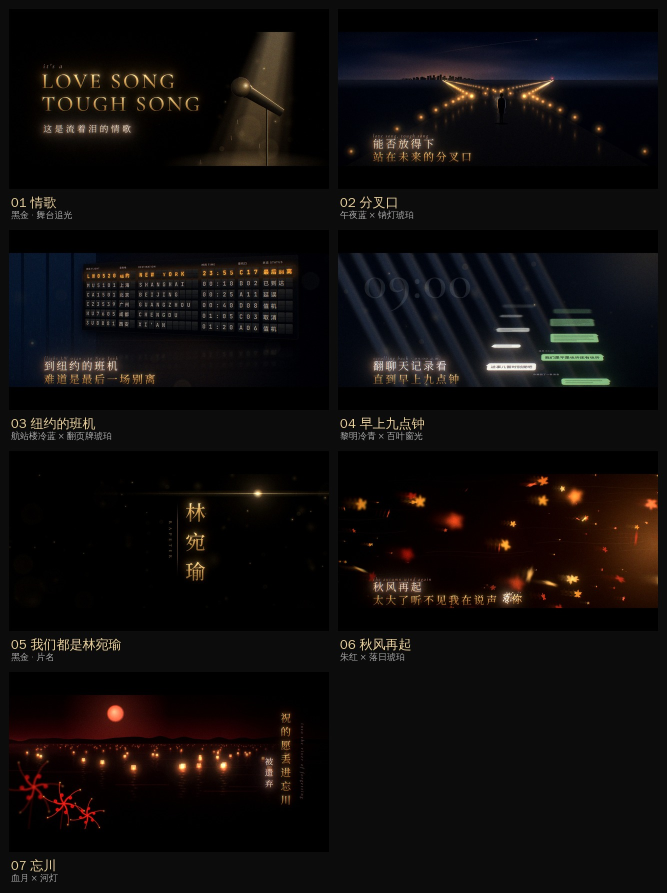
#> input picture mv/style-frames/00-overview.jpg, 1334 x 1786 px (shown at 1/2 size)
$ python post.py ../style-frames/00-overview.jpg out.png
#> lines starting #> are read from the running program, lines starting #| are printed output that depends on the picture
#> in main, bgr is the input picture: shape (1786, 1334, 3); mean B, G, R 12.3, 12.6, 15.7
#!/usr/bin/env python3
"""Film finishing for rendered frames: bloom, halation, chromatic fringe, grade, vignette, grain.

    python3 scripts/post.py in.png out.jpg --grade night [--seed 12]

Remotion renders clean frames; everything that makes them feel shot on film happens here,
in linear light, so the same pass can later run over the whole frame sequence.
"""
import argparse

import cv2
import numpy as np

GRADES = {
    # lift (shadows), gain (highlights) per channel, saturation, contrast
    'gold':    dict(lift=(0.010, 0.008, 0.006), gain=(1.02, 0.99, 0.93), sat=1.00, con=1.06),
    'night':   dict(lift=(0.000, 0.012, 0.030), gain=(1.04, 0.98, 0.90), sat=1.08, con=1.08),
    'dawn':    dict(lift=(0.004, 0.012, 0.026), gain=(1.03, 1.00, 0.94), sat=0.96, con=1.05),
    'autumn':  dict(lift=(0.018, 0.006, 0.004), gain=(1.03, 0.97, 0.90), sat=1.06, con=1.10),
    'lantern': dict(lift=(0.016, 0.004, 0.010), gain=(1.04, 0.97, 0.90), sat=1.08, con=1.08),
    'neutral': dict(lift=(0.0, 0.0, 0.0), gain=(1.0, 1.0, 1.0), sat=1.0, con=1.0),
    # Stained glass: deep blacks with a violet cast, colours pushed.
    'jewel':   dict(lift=(0.006, 0.000, 0.016), gain=(1.02, 0.98, 1.00), sat=1.12, con=1.08),
    # Street neon at night: blue shadows, warm highlights.
    'neon':    dict(lift=(0.004, 0.006, 0.022), gain=(1.04, 0.97, 0.95), sat=1.10, con=1.08),
    # Paper under a lamp: neutral, with the bloom held back so white paper stays readable.
    'paper':   dict(lift=(0.006, 0.004, 0.002), gain=(1.01, 0.99, 0.95), sat=0.96, con=1.04, bloom=0.35, halation=0.4),
}


def srgb_to_linear(c):
    return np.where(c <= 0.04045, c / 12.92, ((c + 0.055) / 1.055) ** 2.4)


# 8-bit decode as a lookup table: the same curve, a fraction of the cost per frame.
_DECODE = srgb_to_linear(np.arange(256, dtype=np.float32) / 255.0).astype(np.float32)
_VIGNETTE = {}


def _vignette(h, w):
    if (h, w) not in _VIGNETTE:
        yy, xx = np.mgrid[0:h, 0:w].astype(np.float32)
        r = np.sqrt(((xx - w / 2) / (w / 2)) ** 2 + ((yy - h / 2) / (h / 2)) ** 2)
        _VIGNETTE[(h, w)] = (np.clip((r - 0.55) / 0.85, 0, 1) ** 1.6).astype(np.float32)
    return _VIGNETTE[(h, w)]


def linear_to_srgb(c):
    c = np.maximum(c, 0).astype(np.float32, copy=False)
    return np.where(c <= 0.0031308, c * 12.92, 1.055 * cv2.pow(c, 1 / 2.4) - 0.055)


def finish(rgb8, grade='gold', seed=0, bloom=1.0, halation=1.0, grain=1.0, fringe=1.0, vignette=1.0):
#> called with grade = 'gold', seed = 0, bloom = 1, halation = 1, grain = 1, fringe = 1, vignette = 1
    h, w = rgb8.shape[:2]
    g = GRADES[grade]
    bloom *= g.get('bloom', 1.0)
    halation *= g.get('halation', 1.0)
    lin = _DECODE[rgb8]
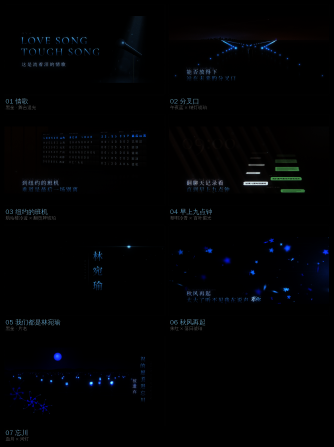
#> lin: shape (1786, 1334, 3) float32 (shown at 1/4 size); mean of channels 0, 1, 2 0.0158, 0.0107, 0.00836; drawn as B, G, R
    lum = lin @ np.array([0.2126, 0.7152, 0.0722], np.float32)

    # Bloom: soft-thresholded highlights spread at several radii (light, not blur).
    # (Sigmas are in half-resolution pixels; the wide ones run further down a pyramid.)
    knee = np.clip((lum - 0.18) * 2.0, 0, 1)
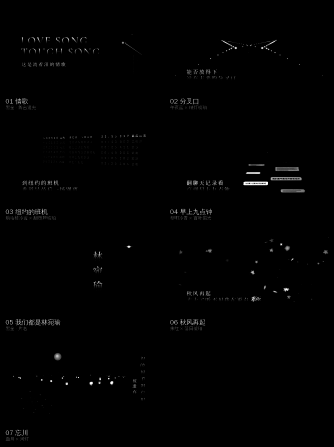
#> knee: shape (1786, 1334) float32 (shown at 1/4 size); min 0, max 1, mean 0.00675
    bright = lin * (knee * knee)[..., None]
    small = cv2.resize(bright, (w // 2, h // 2), interpolation=cv2.INTER_AREA)
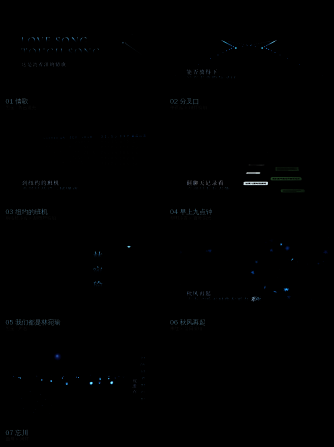
#> small: shape (893, 667, 3) float32 (shown at 1/2 size); mean of channels 0, 1, 2 0.00316, 0.00264, 0.00178; drawn as B, G, R
    glow = np.zeros_like(small)
    level = small
    for down, sigma, weight in ((1, 3, 0.55), (2, 10, 0.45), (8, 28, 0.38), (16, 70, 0.30)):
        level = cv2.resize(small, (w // 2 // down, h // 2 // down), interpolation=cv2.INTER_AREA) if down > 1 else small
        blurred = cv2.GaussianBlur(level, (0, 0), sigma / down)
        if down > 1:
            blurred = cv2.resize(blurred, (w // 2, h // 2), interpolation=cv2.INTER_LINEAR)
        glow += blurred * weight
    lin = lin + cv2.resize(glow, (w, h), interpolation=cv2.INTER_LINEAR) * 0.55 * bloom

    # Halation: film's warm red fringe around the hottest highlights.
    hk = np.clip((lum - 0.45) * 2.0, 0, 1)
    hot = lin * (hk * np.sqrt(hk))[..., None]
    hal = cv2.GaussianBlur(cv2.resize(hot, (w // 4, h // 4), interpolation=cv2.INTER_AREA), (0, 0), 6)
    hal = cv2.resize(hal, (w, h), interpolation=cv2.INTER_LINEAR).mean(axis=2, keepdims=True)
#> hal: shape (1786, 1334, 1) float32
    lin = lin + hal * np.array([0.55, 0.16, 0.05], np.float32) * halation

    # Chromatic fringe: red and blue scaled a hair apart around the centre.
    if fringe > 0:
        s = 0.0016 * fringe
        out = lin.copy()
        for ch, k in ((0, 1 + s), (2, 1 - s)):
            m = np.float32([[k, 0, (1 - k) * w / 2], [0, k, (1 - k) * h / 2]])
            out[..., ch] = cv2.warpAffine(lin[..., ch], m, (w, h), flags=cv2.INTER_LINEAR, borderMode=cv2.BORDER_REFLECT)
        lin = out

    # Grade in display space: lift / gain per channel, contrast around mid-grey, saturation.
    img = linear_to_srgb(lin)
#> in linear_to_srgb, `return np.where(c <= 0.0031308, c * 12.92, 1.055 * cv2.pow(c, 1 / 2.4)..`:
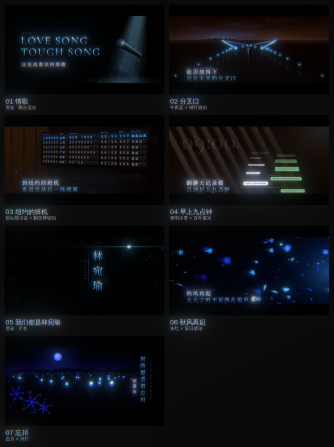
#> returned value: shape (1786, 1334, 3) float32 (shown at 1/4 size); mean of channels 0, 1, 2 0.0805, 0.0651, 0.0593; drawn with min black and max white
    img = np.array(g['lift'], np.float32) + img * (np.array(g['gain'], np.float32) - np.array(g['lift'], np.float32))
    img = (img - 0.5) * g['con'] + 0.5
    grey = img @ np.array([0.299, 0.587, 0.114], np.float32)
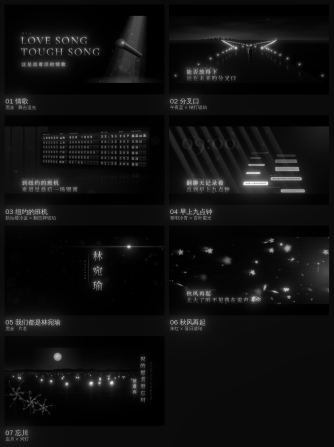
#> grey: shape (1786, 1334) float32 (shown at 1/4 size); min -0.02, max 1.1, mean 0.0512; drawn with min black and max white
    img = grey[..., None] + (img - grey[..., None]) * g['sat']

    # Vignette.
    img = img * (1 - 0.32 * vignette * _vignette(h, w))[..., None]

    # Grain: strongest in the mid-tones, a little in the blacks, slightly coloured.
    rng = np.random.default_rng(seed)
    noise = rng.normal(0, 1, (h // 2 + 1, w // 2 + 1, 3)).astype(np.float32)
    noise = cv2.resize(noise, (w, h), interpolation=cv2.INTER_LINEAR)
    noise = noise * 0.75 + noise.mean(axis=2, keepdims=True) * 0.25
    lumd = img @ np.array([0.299, 0.587, 0.114], np.float32)
    amp = (0.012 + 0.034 * np.clip(1 - np.abs(lumd - 0.42) / 0.42, 0, 1)) * grain
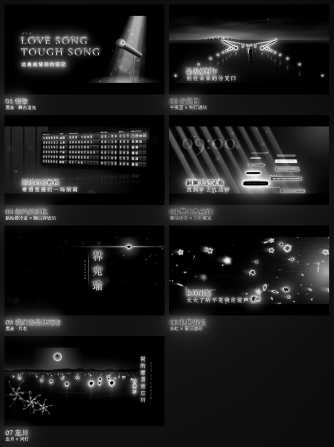
#> amp: shape (1786, 1334) float32 (shown at 1/4 size); min 0.012, max 0.046, mean 0.0156; drawn with min black and max white
    img = img + noise * amp[..., None]

    return (np.clip(img, 0, 1) * 255 + 0.5).astype(np.uint8)


def main():
    ap = argparse.ArgumentParser()
    ap.add_argument('src')
    ap.add_argument('dst')
    ap.add_argument('--grade', default='gold', choices=sorted(GRADES))
    ap.add_argument('--seed', type=int, default=0)
    ap.add_argument('--bloom', type=float, default=1.0)
    ap.add_argument('--halation', type=float, default=1.0)
    ap.add_argument('--grain', type=float, default=1.0)
    ap.add_argument('--fringe', type=float, default=1.0)
    ap.add_argument('--vignette', type=float, default=1.0)
    ap.add_argument('--bars', type=int, default=0, help='letterbox bar height in px (0 = none)')
    a = ap.parse_args()
    bgr = cv2.imread(a.src, cv2.IMREAD_COLOR)
    out = finish(bgr[..., ::-1], a.grade, a.seed, a.bloom, a.halation, a.grain, a.fringe, a.vignette)
    if a.bars:
        out[: a.bars] = 0
        out[-a.bars:] = 0
    params = [cv2.IMWRITE_JPEG_QUALITY, 94] if a.dst.lower().endswith(('.jpg', '.jpeg')) else []
    cv2.imwrite(a.dst, out[..., ::-1], params)
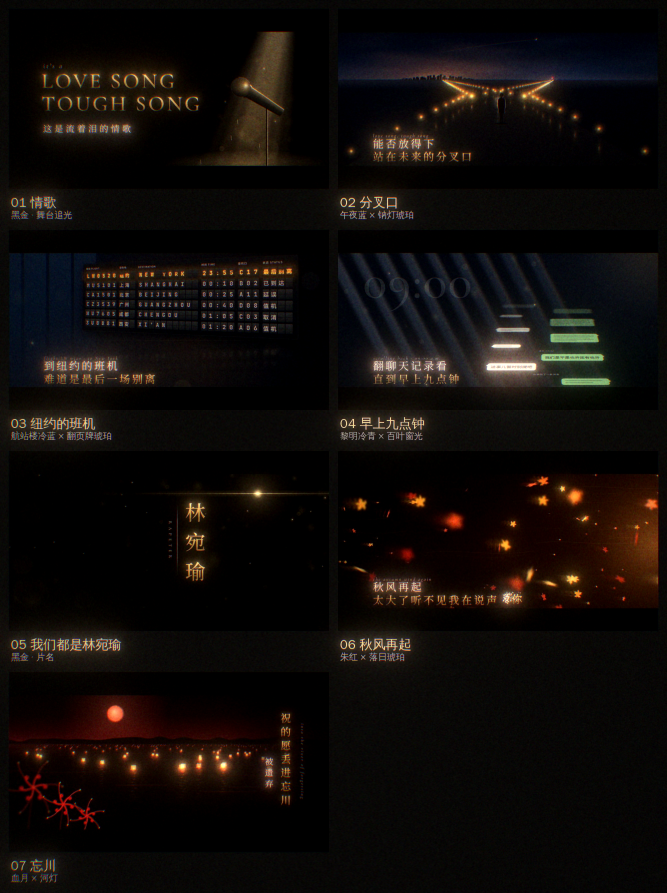
#> saved as out.png: shape (1786, 1334, 3) (shown at 1/2 size); mean B, G, R 9.7, 12.1, 16.7


if __name__ == '__main__':
    main()
